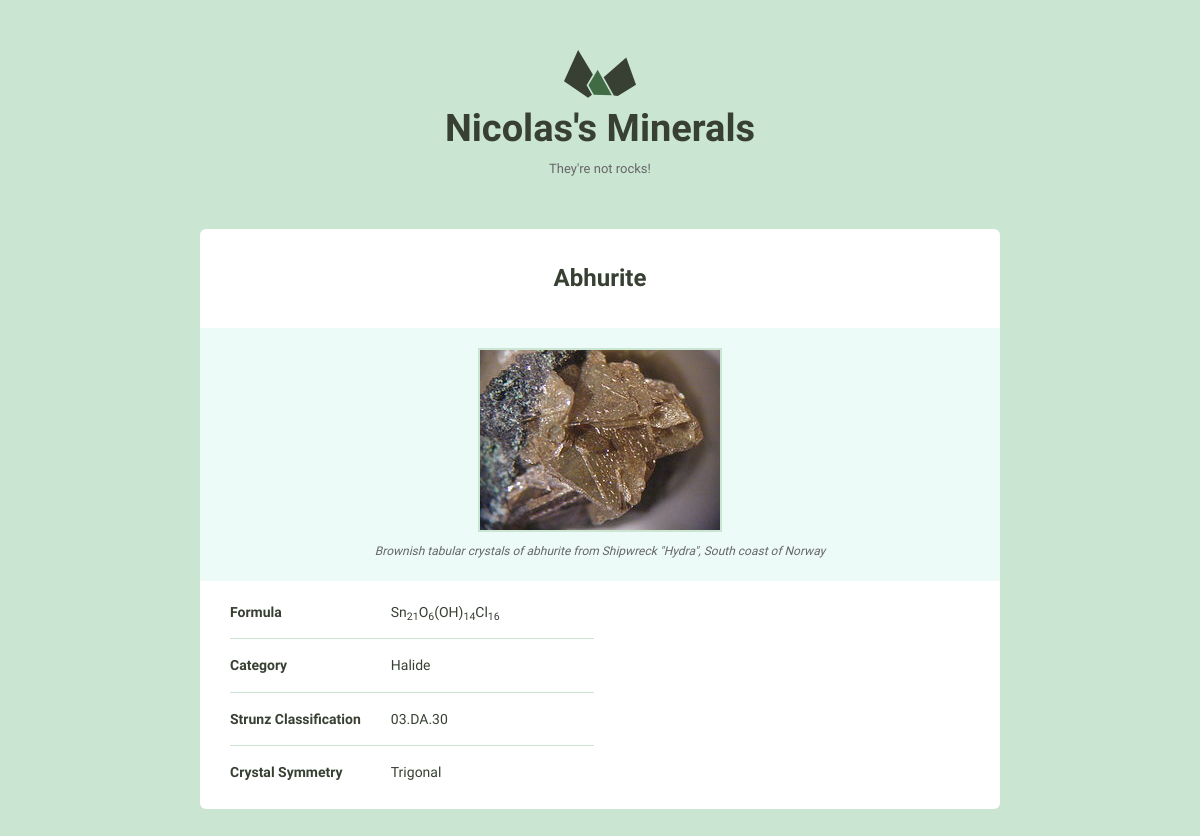
The app's page /877/ with its own data.
### minerals/models.py (models this page shows, shortened)
class Mineral(models.Model):
    name = models.CharField(max_length=255)
    image_filename = models.CharField(max_length=255, null=True)
    image_caption = models.CharField(max_length=255, null=True)
    category = models.CharField(max_length=255, null=True)
    formula = models.CharField(max_length=255, null=True)
    strunz_classification = models.CharField(max_length=255, null=True)
    crystal_system = models.CharField(max_length=255, null=True)
    unit_cell = models.CharField(max_length=255, null=True)
    color = models.CharField(max_length=255, null=True)
    crystal_symmetry = models.CharField(max_length=255, null=True)
    cleavage = models.CharField(max_length=255, null=True)
    mohs_scale_hardness = models.CharField(max_length=255, null=True)
    luster = models.CharField(max_length=255, null=True)
    streak = models.CharField(max_length=255, null=True)
    diaphaneity = models.CharField(max_length=255, null=True)
    optical_properties = models.CharField(max_length=255, null=True)
    refractive_index = models.CharField(max_length=255, null=True)
    crystal_habit = models.CharField(max_length=255, null=True)
    specific_gravity = models.CharField(max_length=255, null=True)
    def attributes_sorted_most_common(self):
        attributes_occurences_counted = defaultdict(int)
        excluded_fields = ["id", "name",  "image_filename",  "image_caption"]
        minerals = Mineral.objects.all()
        for mineral in minerals:
            for field in Mineral._meta.get_fields():
                if field.name not in excluded_fields and \
                        getattr(mineral, field.name):
                    attributes_occurences_counted[field.name] += 1
        attributes_sorted = sorted(attributes_occurences_counted, key=attributes_occurences_counted.get, reverse=True)
        most_common_attributes = []
        for attribute in attributes_sorted:
            key = self._meta.get_field(attribute).verbose_name
            value = getattr(self, attribute)
            if value :
                most_common_attributes.append({"key": key, "value": value})
        return most_common_attributes

### minerals/views.py (the view)
# urls.py: url(r"(?P<pk>\d+)/$", views.mineral_detail, name="detail"),
def mineral_detail(request, pk):
    mineral = get_object_or_404(Mineral, pk=pk)
    attributes_sorted_most_common = mineral.attributes_sorted_most_common()
    return render(request, "minerals/detail.html", {'mineral': mineral,
                                                    "attributes": attributes_sorted_most_common})

### minerals/templates/minerals/detail.html (shortened to what this page needs)
{% extends "layout.html" %}
{% load static from staticfiles %}
{% block content %}
    <div class="grid-100 mineral__container">
      <h1 class="mineral__name">{{ mineral.name|title }}</h1>
      <div class="mineral__image-bg">
        <img class="mineral__image" src="{% static "images"%}/{{ mineral.image_filename }}">
        <p class="mineral__caption">{{ mineral.image_caption }}</p>
      </div>
      <div class="mineral__table-container">
        <table class="mineral__table">
            {% for attribute in attributes %}
                <tr>
                    <td class="mineral__category">{{ attribute.key|title }}</td>
                    <td>{{ attribute.value|safe }}</td>
                </tr>
            {% endfor %}
        </table>
      </div>
    </div>
  </div>
{% endblock %}

### minerals/static/css/global.css (style rules this page uses)
html { font-family: sans-serif; -ms-text-size-adjust: 100%; -webkit-text-size-adjust: 100%; }
body { margin: 0; }
h1 { font-size: 2em; margin: 0.67em 0; }
sub { font-size: 75%; line-height: 0; position: relative; vertical-align: baseline; bottom: -0.25em; }
img { border: 0; }
table { border-collapse: collapse; border-spacing: 0; }
td, th { padding: 0; }
html { font-size: 62.5%; }
body { background-color: #CAE5D2; font-size: 1.5em; line-height: 1.6; font-weight: 400; font-family: "Cousine"; color: #666; }
.grid, .grid-5, .grid-10, .grid-15, .grid-20, .grid-25, .grid-30, .grid-33, .grid-35, .grid-40, .grid-45, .grid-50, .grid-55, .grid-60, .grid-65, .grid-66, .grid-70, .grid-75, .grid-80, .grid-90, .grid-95, .grid-100 { float: left; box-sizing: border-box; position: relative; }
.grid-100 { width: 100%; padding: 0 15px; }
h1, h2, h3, h4, h5, h6 { margin-top: 0; margin-bottom: 2rem; font-weight: bold; font-family: "Work Sans", sans-serif; color: #384033; }
h1 { font-size: 3.8rem; }
@media (min-width: 550px) { h1 { font-size: 3.8rem; } }
p { margin-top: 0; font-size: 1.6rem; }
th, td { padding: 15px; text-align: left; border-bottom: 1px solid #e1e1e1; }
th:first-child, td:first-child { padding-left: 0; }
th:last-child, td:last-child { padding-right: 0; }
table, p, ul { margin-bottom: 2.5rem; }
.mineral__container { background-color: #fff; border-radius: 6px; list-style: none; padding: 0; text-align: center; }
.mineral__name { display: block; width: 100%; margin: 0; font-size: 24px; padding: 30px 0 30px 0; }
.mineral__image { display: block; margin: 0 auto; border: solid 2px #CAE5D2; }
.mineral__image-bg { background-color: #ecfaf8; padding: 20px 0; }
.mineral__caption { font-size: 12px; font-style: italic; padding: 10px 0 0 0; margin: 0; }
.mineral__table { font-size: 14px; color: #384033; }
.mineral__table td { border-color: #CAE5D2; }
.mineral__table tr:last-of-type td { border-bottom: none; padding-bottom: 0; }
.mineral__table-container { padding: 5px 30px 0; }
.mineral__category { font-weight: bold; width: 40%; }

### records on screen
Mineral: name "Abhurite", image_filename (picture), image_caption "Brownish tabular crystals of abhurite from Shipwreck \"Hydra\", South coast of Norway", value "Sn 21 O 6 (OH) 14 Cl 16" "Halide" "03.DA.30" "Trigonal"

### other values on screen
{{ attribute.key|title }} "Formula" "Category" "Strunz Classification" "Crystal Symmetry"
